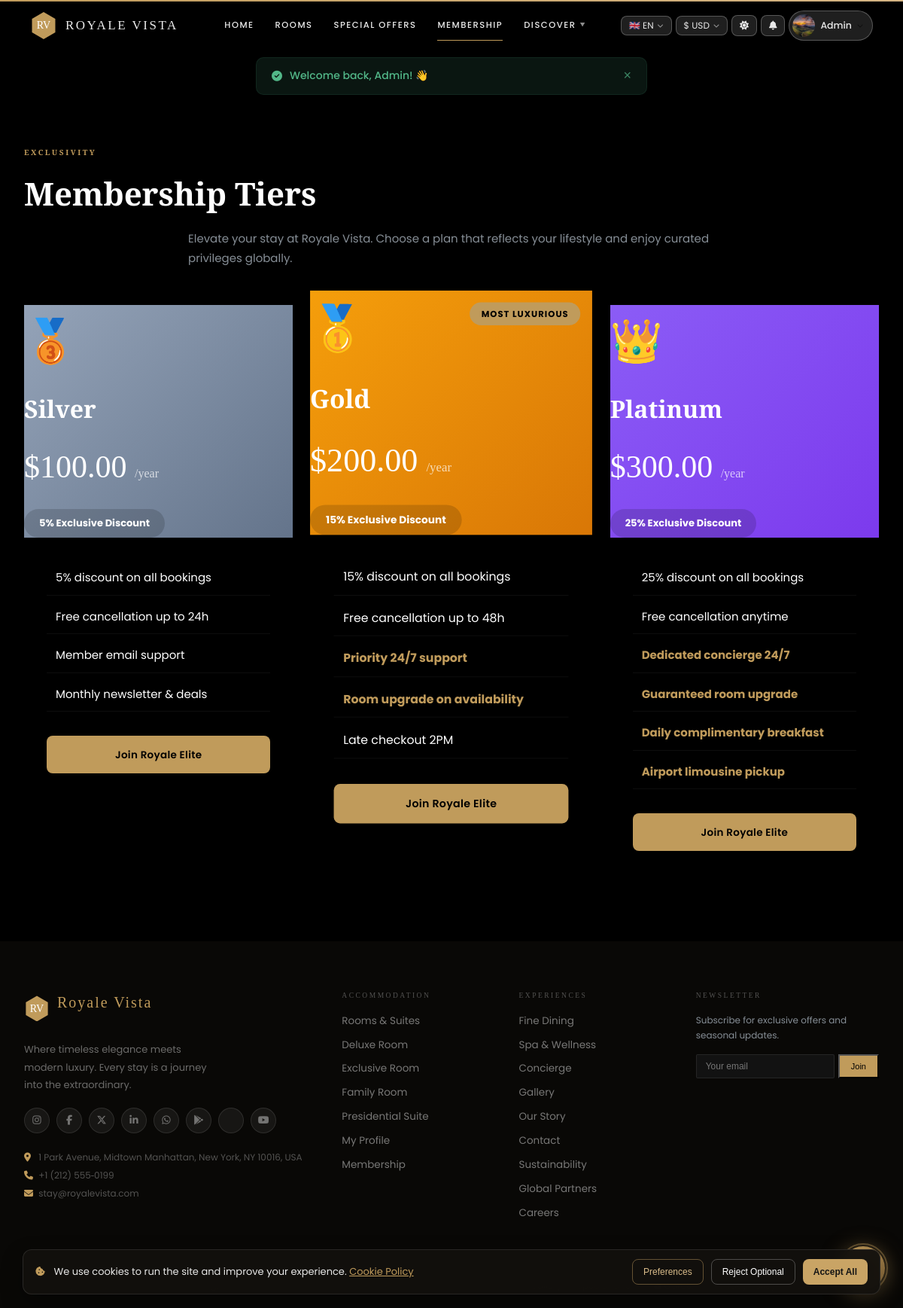
The app's page /membership.php (signed in) with its own data.
### tables this page shows
CREATE TABLE IF NOT EXISTS `memberships` (
  `id` int NOT NULL AUTO_INCREMENT,
  `name` varchar(100) NOT NULL,
  `price_usd` decimal(10,2) NOT NULL,
  `discount_pct` int DEFAULT '0',
  `duration_days` int DEFAULT '365',
  `description` text,
  `badge_text` varchar(80) DEFAULT NULL,
  `badge_color` varchar(20) DEFAULT '#d4af37',
  `gradient_from` varchar(7) DEFAULT '#d4af37',
  `gradient_to` varchar(7) DEFAULT '#b89628',
  `icon` varchar(10) DEFAULT '⭐',
  `is_popular` tinyint(1) DEFAULT '0',
  `sort_order` int DEFAULT '0',
  PRIMARY KEY (`id`)
);

### membership.php (the view, shortened to what this page needs)
<?php
require_once __DIR__.'/includes/config.php';
require_once __DIR__.'/includes/db.php';
$memberships = $pdo->query("SELECT m.*,GROUP_CONCAT(mf.feature ORDER BY mf.sort_order SEPARATOR '||') as features,GROUP_CONCAT(mf.icon ORDER BY mf.sort_order SEPARATOR '||') as ficons,GROUP_CONCAT(mf.is_highlight ORDER BY mf.sort_order SEPARATOR '||') as fhighlights FROM memberships m LEFT JOIN membership_features mf ON mf.membership_id=m.id GROUP BY m.id ORDER BY m.sort_order")->fetchAll();
$userMembership = null;
if(isLoggedIn()){
  $q=$pdo->prepare("SELECT um.*,m.name,m.discount_pct,m.gradient_from,m.gradient_to,m.icon FROM user_memberships um JOIN memberships m ON um.membership_id=m.id WHERE um.user_id=? AND um.status='active' ORDER BY m.discount_pct DESC LIMIT 1");
  $q->execute([$_SESSION['user_id']]);$userMembership=$q->fetch();
}
require __DIR__.'/header.php';
?>
<div class="membership-page" style="padding-top:120px; padding-bottom:80px;">
  <div class="container text-center">
    <div class="section-label">Exclusivity</div>
    <h1 style="font-family:var(--serif);font-size:42px;margin-bottom:12px">Membership Tiers</h1>
    <p style="color:var(--muted);margin-bottom:50px;max-width:700px;margin-left:auto;margin-right:auto;">Elevate your stay at Royale Vista. Choose a plan that reflects your lifestyle and enjoy curated privileges globally.</p>
    <div style="display:grid;grid-template-columns:repeat(auto-fit,minmax(320px,1fr));gap:32px">
      <?php foreach($memberships as $m):
        $feats = $m['features'] ? array_map(null, explode('||',$m['features']), explode('||',$m['ficons']), explode('||',$m['fhighlights'])) : [];
        $isCurrent = $userMembership && $userMembership['membership_id'] == $m['id'];
      ?>
      <div class="mem-card" style="<?= $m['is_popular'] ? 'border-color:var(--gold); transform:scale(1.05); z-index:2;' : '' ?>">
        <?php if($m['is_popular']): ?><div style="position:absolute;top:15px;right:15px;background:var(--gold);color:#000;font-size:11px;padding:5px 15px;border-radius:20px;font-weight:700;letter-spacing:1px;z-index:3">MOST LUXURIOUS</div><?php endif; ?>
        <div class="mem-card-hd" style="background:linear-gradient(135deg,<?=$m['gradient_from']?>,<?=$m['gradient_to']?>)">
          <div style="font-size:56px;margin-bottom:15px"><?=$m['icon']?></div>
          <div style="font-family:var(--serif);font-size:32px;font-weight:700"><?=htmlspecialchars($m['name'])?></div>
          <div style="font-family:var(--serif);font-size:42px;font-weight:400;margin-top:15px"><?=formatPrice($m['price_usd'])?> <span style="font-size:16px;opacity:.7">/year</span></div>
          <div style="background:rgba(0,0,0,.15);padding:8px 20px;border-radius:30px;font-size:13px;font-weight:700;display:inline-block;margin-top:20px"><?= $m['discount_pct'] ?>% Exclusive Discount</div>
        </div>
        <div class="mem-card-bd" style="padding:40px 30px;">
          <div style="margin-bottom:32px; text-align:left;">
            <?php foreach($feats as [$feat,$ficon,$fhl]): if(!$feat)continue; ?>
            <div class="mem-feat" style="<?= $fhl?'font-weight:700;color:var(--gold)':'' ?>; margin-bottom:15px; border-bottom:1px solid rgba(255,255,255,0.05); padding-bottom:10px;">
              <span><?= htmlspecialchars($feat) ?></span>
            </div>
            <?php endforeach; ?>
          </div>
          <?php if($isCurrent): ?>
          <button class="btn btn-gold btn-block" disabled style="opacity:0.6; height:50px;"><i class="fas fa-check"></i> Current Selection</button>
          <?php else: ?>
          <a href="<?=isLoggedIn()?$B.'/checkout-membership.php?id='.$m['id'] : $B.'/login.php'?>" class="btn btn-gold btn-block" style="height:50px; display:flex; align-items:center; justify-content:center;">
            <?= isLoggedIn() ? ($userMembership ? 'Upgrade Membership' : 'Join Royale Elite') : 'Login to View' ?>
          </a>
          <?php endif; ?>
        </div>
      </div>
      <?php endforeach; ?>
    </div>
  </div>
</div>
<?php require __DIR__.'/footer.php'; ?>

### css/animations.css (style rules this page uses)
body { animation: bodyFadeIn .4s ease; }
.btn-gold { transition: all .25s cubic-bezier(.34,1.56,.64,1); }

### footer.php (style rules this page uses)
body { top: 0 !important; }

### records on screen
memberships: icon "🥉", name "Silver", price_usd "$100.00", discount_pct "5", feat "5% discount on all bookings", feat "Free cancellation up to 24h", feat "Member email support", feat "Monthly newsletter & deals"
memberships: is_popular "MOST LUXURIOUS", icon "🥇", name "Gold", price_usd "$200.00", discount_pct "15", feat "15% discount on all bookings", feat "Free cancellation up to 48h", feat "Priority 24/7 support", feat "Room upgrade on availability", feat "Late checkout 2PM"
memberships: icon "👑", name "Platinum", price_usd "$300.00", discount_pct "25", feat "25% discount on all bookings", feat "Free cancellation anytime", feat "Dedicated concierge 24/7", feat "Guaranteed room upgrade", feat "Daily complimentary breakfast", feat "Airport limousine pickup"

### other values on screen
$flash['msg'] "Welcome back, Admin! 👋"
t('home','Home') "HOME"
t('rooms','Rooms & Suites') "ROOMS"
t('offers','Offers') "SPECIAL OFFERS"
t('membership','Membership') "MEMBERSHIP"
t('discover','Discover') "DISCOVER"
LANGUAGES[$lang_]['flag'] "🇬🇧"
$lang_ "EN"
CURRENCIES[$curr]['symbol'] "$"
$curr "USD"
explode(' ',$userName?:'Account')[0] "Admin"
